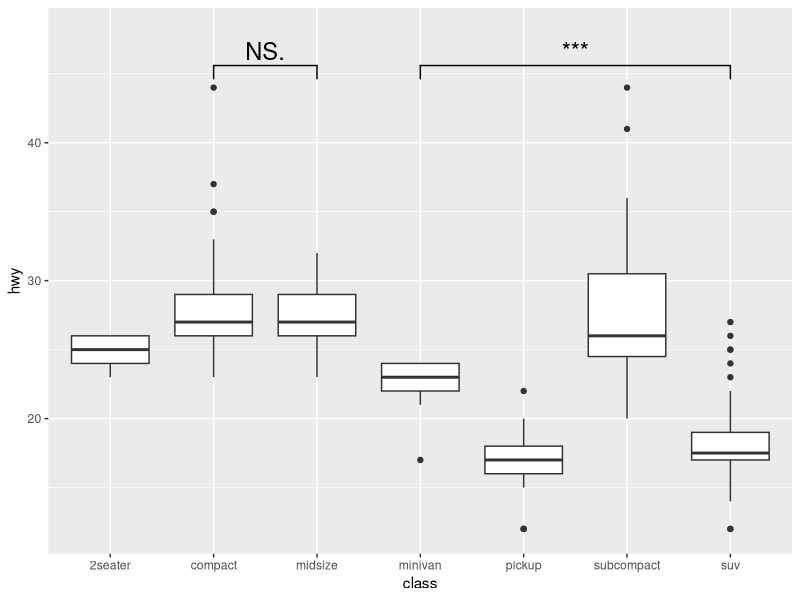
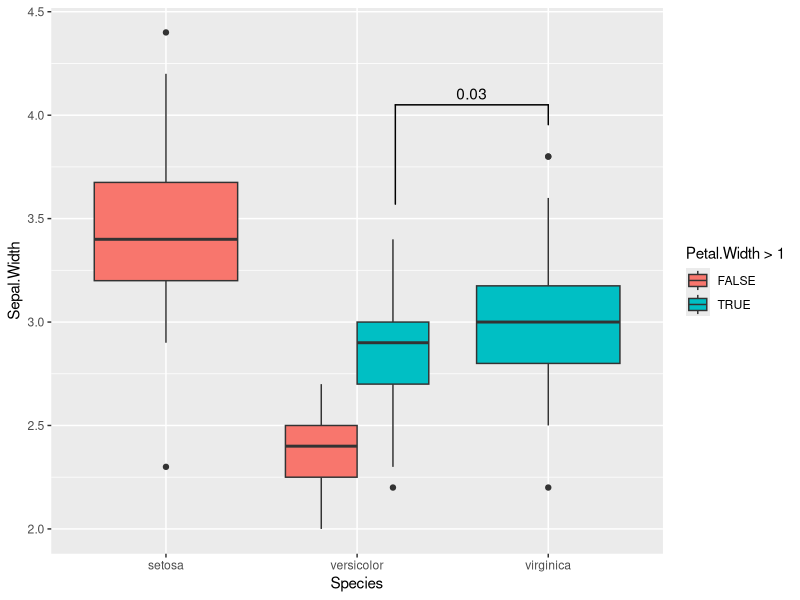
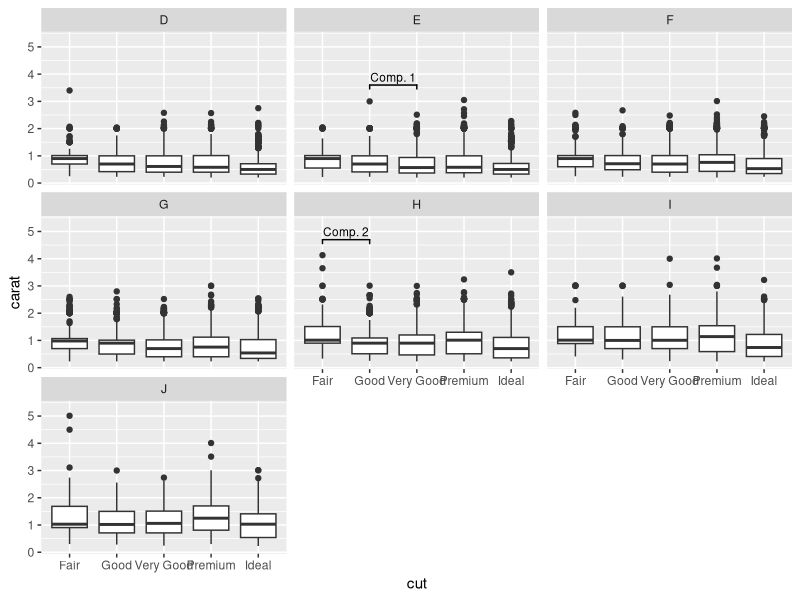

Here is the R script that generated these plots, in order:
## ---- chunk 1
knitr::opts_chunk$set(
  collapse = TRUE,
  comment = "#>",
  out.width = "100%",
  fig.path = "man/figures/README-",
  message = FALSE,
  warning = FALSE
)
## ---- chunk 2
citation("ggsignif")
## ---- chunk 3
library(ggplot2)
library(ggsignif)

ggplot(mpg, aes(class, hwy)) +
  geom_boxplot() +
  geom_signif(
    comparisons = list(c("compact", "midsize"), c("minivan", "suv")),
    map_signif_level = TRUE, textsize = 6
  ) +
  ylim(NA, 48)
## ---- chunk 4
# Calculate annotation
anno <- t.test(
  iris[iris$Petal.Width > 1 & iris$Species == "versicolor", "Sepal.Width"],
  iris[iris$Species == "virginica", "Sepal.Width"]
)$p.value

# Make plot with custom x and y position of the bracket
ggplot(iris, aes(x = Species, y = Sepal.Width, fill = Petal.Width > 1)) +
  geom_boxplot(position = "dodge") +
  geom_signif(
    annotation = formatC(anno, digits = 1),
    y_position = 4.05, xmin = 2.2, xmax = 3,
    tip_length = c(0.2, 0.04)
  )
## ---- chunk 5
annotation_df <- data.frame(
  color = c("E", "H"),
  start = c("Good", "Fair"),
  end = c("Very Good", "Good"),
  y = c(3.6, 4.7),
  label = c("Comp. 1", "Comp. 2")
)

annotation_df

ggplot(diamonds, aes(x = cut, y = carat)) +
  geom_boxplot() +
  geom_signif(
    data = annotation_df,
    aes(xmin = start, xmax = end, annotations = label, y_position = y),
    textsize = 3, vjust = -0.2,
    manual = TRUE
  ) +
  facet_wrap(~color) +
  ylim(NA, 5.3)
